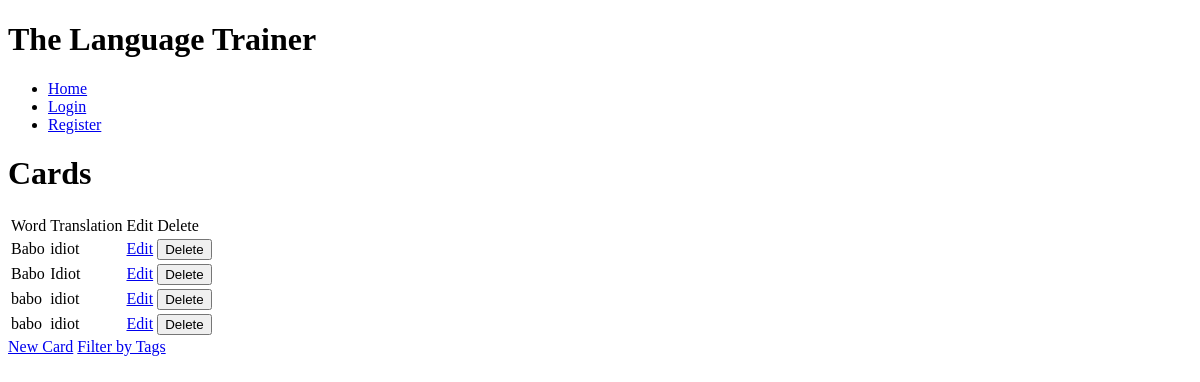
The app's page /card/filtered/, older data.
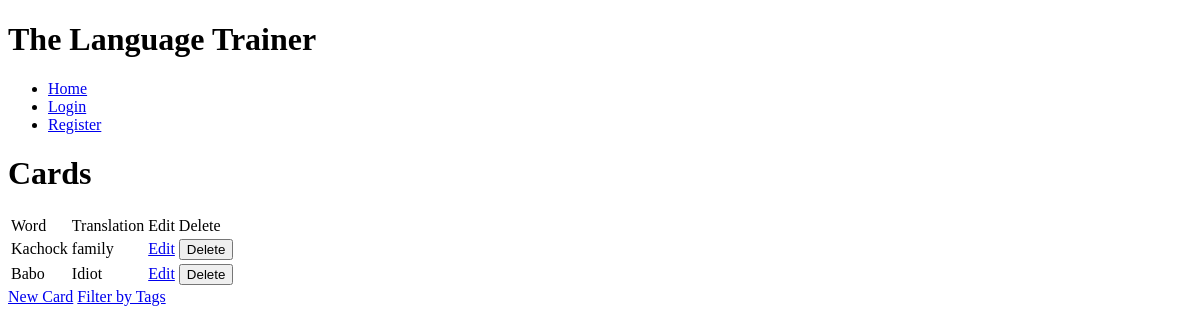
The same page, newer data.
### vocabulary/models.py (models this page shows, shortened)
class Card(models.Model):
    foreign_word = models.CharField(max_length=100)
    translation = models.CharField(max_length=200)
    tags = models.ManyToManyField(Tag, related_name='tagged_word')
    users_using_word = models.ManyToManyField(User)

### vocabulary/views.py (the view)
# urls.py: path('card/filtered/', CardFilteredListView.as_view(), name="filtered_cards"),
class CardFilteredListView(ListView):
    model = Card
    template_name = 'filtered_cards.html'
    context_object_name = 'cards'
    def get_queryset(self):
        queryset = Card.objects.all()
        tag_name = self.request.GET.get('tag', None)
        if tag_name:
            queryset = queryset.filter(tags__name=tag_name)
        return queryset
    def get_context_data(self, **kwargs):
        context = super().get_context_data(**kwargs)
        context['tags'] = Tag.objects.all()
        return context

### vocabulary/templates/vocabulary/card_list.html (shortened to what this page needs)
{% extends 'base.html' %}
{% block content %}
<h1>Cards</h1>
    <table>
        <thead>
            <td>Word</td>
            <td>Translation</td>
            <td>Edit</td>
            <td>Delete</td>
        </thead>
        <tbody>
            {% for card in cards %}
            <tr>
                <td>{{ card.foreign_word }}</td>
                <td>{{ card.translation }}</td>
                <td>
                    <a href="{% url 'edit_card' card.id %}">Edit</a>
                </td>
                <td>
                    <form action="{% url 'delete_card' card.id%}" method="post" style="display: inline;">
                        <button type="submit" onclick="return confirm('Confirm Deletion')">Delete</button>
                    </form>
                </td>
            </tr>
        </tbody>
        {% endfor %}
    </table>
    <a href="{% url 'add_card' %}">New Card</a>
    <a href="{% url 'filtered_cards' %}">Filter by Tags</a>
{% endblock %}

### templates/base.html (shortened to what this page needs)
<!DOCTYPE html>
<html lang="en">
    <head>
    </head>
    <body>
        <header>
            <h1>The Language Trainer</h1>
            <nav>
                <ul>
                    <li><a href="{% url 'home' %}">Home</a></li>
                    {% if user.is_authenticated %}
                        <li><a href="{% url 'card_list' %}">Cards</a></li>
                        <li><a href="{% url 'tag_list' %}">Tags</a></li>
                        <li><a href="{% url 'logout' %}">logout</a></li>
                    {% else %}
                        <li><a href="{% url 'login' %}">Login</a></li>
                        <li><a href="{% url 'register' %}">Register</a></li>
                    {% endif %}
                </ul>
            </nav>
        </header>
        <main>
            {% block content %}
            {% endblock %}
        </main>
    </body>
</html>

Row changes from the older to the newer data that the page shows:
removed Card: foreign_word "Babo", translation "idiot"
removed Card: foreign_word "babo", translation "idiot"
removed Card: foreign_word "babo", translation "idiot"
added Card: foreign_word "Kachock", translation "family"
